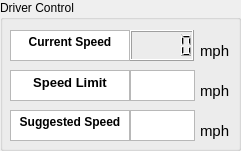
     <widget class="QGroupBox" name="tb_drive_control_box">
      <property name="geometry">
       <rect>
        <x>740</x>
        <y>90</y>
        <width>241</width>
        <height>151</height>
       </rect>
      </property>
      <property name="title">
       <string>Driver Control</string>
      </property>
      <widget class="QLCDNumber" name="tb_current_speed_display">
       <property name="geometry">
        <rect>
         <x>130</x>
         <y>30</y>
         <width>64</width>
         <height>31</height>
        </rect>
       </property>
      </widget>
      <widget class="QTextBrowser" name="tb_current_speed_txt">
       <property name="geometry">
        <rect>
         <x>10</x>
         <y>30</y>
         <width>120</width>
         <height>31</height>
        </rect>
       </property>
       <property name="verticalScrollBarPolicy">
        <enum>Qt::ScrollBarAlwaysOff</enum>
       </property>
       <property name="horizontalScrollBarPolicy">
        <enum>Qt::ScrollBarAlwaysOff</enum>
       </property>
       <property name="html">
        <string>&lt;!DOCTYPE HTML PUBLIC &quot;-//W3C//DTD HTML 4.0//EN&quot; &quot;http://www.w3.org/TR/REC-html40/strict.dtd&quot;&gt;
&lt;html&gt;&lt;head&gt;&lt;meta name=&quot;qrichtext&quot; content=&quot;1&quot; /&gt;&lt;meta charset=&quot;utf-8&quot; /&gt;&lt;style type=&quot;text/css&quot;&gt;
p, li { white-space: pre-wrap; }
hr { height: 1px; border-width: 0; }
li.unchecked::marker { content: &quot;\2610&quot;; }
li.checked::marker { content: &quot;\2612&quot;; }
&lt;/style&gt;&lt;/head&gt;&lt;body style=&quot; font-family:'Segoe UI'; font-size:10pt; font-weight:400; font-style:normal;&quot;&gt;
&lt;p align=&quot;center&quot; style=&quot; margin-top:0px; margin-bottom:0px; margin-left:0px; margin-right:0px; -qt-block-indent:0; text-indent:0px;&quot;&gt;&lt;span style=&quot; font-family:'MS Shell Dlg 2'; font-size:9pt; font-weight:696;&quot;&gt;Current Speed&lt;/span&gt;&lt;/p&gt;&lt;/body&gt;&lt;/html&gt;</string>
       </property>
      </widget>
      <widget class="QTextBrowser" name="tb_speed_limit_txt">
       <property name="geometry">
        <rect>
         <x>10</x>
         <y>70</y>
         <width>120</width>
         <height>31</height>
        </rect>
       </property>
       <property name="verticalScrollBarPolicy">
        <enum>Qt::ScrollBarAlwaysOff</enum>
       </property>
       <property name="horizontalScrollBarPolicy">
        <enum>Qt::ScrollBarAlwaysOff</enum>
       </property>
       <property name="html">
        <string>&lt;!DOCTYPE HTML PUBLIC &quot;-//W3C//DTD HTML 4.0//EN&quot; &quot;http://www.w3.org/TR/REC-html40/strict.dtd&quot;&gt;
&lt;html&gt;&lt;head&gt;&lt;meta name=&quot;qrichtext&quot; content=&quot;1&quot; /&gt;&lt;meta charset=&quot;utf-8&quot; /&gt;&lt;style type=&quot;text/css&quot;&gt;
p, li { white-space: pre-wrap; }
hr { height: 1px; border-width: 0; }
li.unchecked::marker { content: &quot;\2610&quot;; }
li.checked::marker { content: &quot;\2612&quot;; }
&lt;/style&gt;&lt;/head&gt;&lt;body style=&quot; font-family:'Segoe UI'; font-size:10pt; font-weight:400; font-style:normal;&quot;&gt;
&lt;p align=&quot;center&quot; style=&quot; margin-top:0px; margin-bottom:0px; margin-left:0px; margin-right:0px; -qt-block-indent:0; text-indent:0px;&quot;&gt;&lt;span style=&quot; font-family:'MS Shell Dlg 2'; font-weight:696;&quot;&gt;Speed Limit&lt;/span&gt;&lt;/p&gt;&lt;/body&gt;&lt;/html&gt;</string>
       </property>
      </widget>
      <widget class="QTextBrowser" name="tb_suggested_speed_txt">
       <property name="geometry">
        <rect>
         <x>10</x>
         <y>110</y>
         <width>120</width>
         <height>31</height>
        </rect>
       </property>
       <property name="verticalScrollBarPolicy">
        <enum>Qt::ScrollBarAlwaysOff</enum>
       </property>
       <property name="horizontalScrollBarPolicy">
        <enum>Qt::ScrollBarAlwaysOff</enum>
       </property>
       <property name="html">
        <string>&lt;!DOCTYPE HTML PUBLIC &quot;-//W3C//DTD HTML 4.0//EN&quot; &quot;http://www.w3.org/TR/REC-html40/strict.dtd&quot;&gt;
&lt;html&gt;&lt;head&gt;&lt;meta name=&quot;qrichtext&quot; content=&quot;1&quot; /&gt;&lt;meta charset=&quot;utf-8&quot; /&gt;&lt;style type=&quot;text/css&quot;&gt;
p, li { white-space: pre-wrap; }
hr { height: 1px; border-width: 0; }
li.unchecked::marker { content: &quot;\2610&quot;; }
li.checked::marker { content: &quot;\2612&quot;; }
&lt;/style&gt;&lt;/head&gt;&lt;body style=&quot; font-family:'Segoe UI'; font-size:10pt; font-weight:400; font-style:normal;&quot;&gt;
&lt;p align=&quot;center&quot; style=&quot; margin-top:0px; margin-bottom:0px; margin-left:0px; margin-right:0px; -qt-block-indent:0; text-indent:0px;&quot;&gt;&lt;span style=&quot; font-family:'MS Shell Dlg 2'; font-size:9pt; font-weight:696;&quot;&gt;Suggested Speed&lt;/span&gt;&lt;/p&gt;&lt;/body&gt;&lt;/html&gt;</string>
       </property>
      </widget>
      <widget class="QLabel" name="tb_mph_txt_2">
       <property name="geometry">
        <rect>
         <x>200</x>
         <y>80</y>
         <width>41</width>
         <height>21</height>
        </rect>
       </property>
       <property name="font">
        <font>
         <pointsize>11</pointsize>
        </font>
       </property>
       <property name="text">
        <string>mph</string>
       </property>
      </widget>
      <widget class="QLabel" name="tb_mph_txt_1">
       <property name="geometry">
        <rect>
         <x>200</x>
         <y>40</y>
         <width>41</width>
         <height>21</height>
        </rect>
       </property>
       <property name="font">
        <font>
         <pointsize>11</pointsize>
        </font>
       </property>
       <property name="text">
        <string>mph</string>
       </property>
      </widget>
      <widget class="QLabel" name="tb_mph_txt_3">
       <property name="geometry">
        <rect>
         <x>200</x>
         <y>120</y>
         <width>41</width>
         <height>21</height>
        </rect>
       </property>
       <property name="font">
        <font>
         <pointsize>11</pointsize>
        </font>
       </property>
       <property name="text">
        <string>mph</string>
       </property>
      </widget>
      <widget class="QPlainTextEdit" name="tb_speed_limit_display">
       <property name="geometry">
        <rect>
         <x>130</x>
         <y>70</y>
         <width>65</width>
         <height>31</height>
        </rect>
       </property>
       <property name="font">
        <font>
         <pointsize>15</pointsize>
        </font>
       </property>
       <property name="verticalScrollBarPolicy">
        <enum>Qt::ScrollBarAlwaysOff</enum>
       </property>
       <property name="horizontalScrollBarPolicy">
        <enum>Qt::ScrollBarAlwaysOff</enum>
       </property>
       <property name="plainText">
        <string/>
       </property>
      </widget>
      <widget class="QPlainTextEdit" name="tb_suggested_speed_display">
       <property name="geometry">
        <rect>
         <x>130</x>
         <y>110</y>
         <width>65</width>
         <height>31</height>
        </rect>
       </property>
       <property name="font">
        <font>
         <pointsize>15</pointsize>
        </font>
       </property>
       <property name="verticalScrollBarPolicy">
        <enum>Qt::ScrollBarAlwaysOff</enum>
       </property>
       <property name="horizontalScrollBarPolicy">
        <enum>Qt::ScrollBarAlwaysOff</enum>
       </property>
       <property name="plainText">
        <string/>
       </property>
      </widget>
     </widget>
